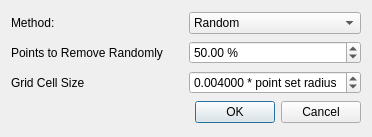
<ui version="4.0" >
 <class>PointSetSimplificationDialog</class>
 <widget class="QDialog" name="PointSetSimplificationDialog" >
  <property name="geometry" >
   <rect>
    <x>0</x>
    <y>0</y>
    <width>372</width>
    <height>137</height>
   </rect>
  </property>
  <property name="windowTitle" >
   <string>Dialog</string>
  </property>
  <layout class="QGridLayout" name="gridLayout" >
   <item row="0" column="0" >
    <widget class="QLabel" name="label" >
     <property name="text" >
      <string>Method:</string>
     </property>
    </widget>
   </item>
   <item row="0" column="1" >
    <widget class="QComboBox" name="m_simplificationMethod" >
     <item>
      <property name="text" >
       <string>Random</string>
      </property>
     </item>
     <item>
      <property name="text" >
       <string>Grid Clustering</string>
      </property>
     </item>
    </widget>
   </item>
   <item row="1" column="0" >
    <widget class="QLabel" name="label_2" >
     <property name="text" >
      <string>Points to Remove Randomly</string>
     </property>
    </widget>
   </item>
   <item row="1" column="1" >
    <widget class="QDoubleSpinBox" name="m_randomSimplificationPercentage" >
     <property name="suffix" >
      <string> %</string>
     </property>
     <property name="decimals" >
      <number>2</number>
     </property>
     <property name="minimum" >
      <double>1.000000000000000</double>
     </property>
     <property name="maximum" >
      <double>100.000000000000000</double>
     </property>
     <property name="singleStep" >
      <double>1.000000000000000</double>
     </property>
     <property name="value" >
      <double>50.000000000000000</double>
     </property>
    </widget>
   </item>
   <item row="2" column="0" >
    <widget class="QLabel" name="label_3" >
     <property name="text" >
      <string>Grid Cell Size</string>
     </property>
    </widget>
   </item>
   <item row="2" column="1" >
    <widget class="QDoubleSpinBox" name="m_gridCellSize" >
     <property name="suffix" >
      <string> * point set radius</string>
     </property>
     <property name="decimals" >
      <number>6</number>
     </property>
     <property name="minimum" >
      <double>0.001000000000000</double>
     </property>
     <property name="maximum" >
      <double>0.010000000000000</double>
     </property>
     <property name="singleStep" >
      <double>0.001000000000000</double>
     </property>
     <property name="value" >
      <double>0.004000000000000</double>
     </property>
    </widget>
   </item>
   <item row="3" column="0" colspan="2" >
    <widget class="QDialogButtonBox" name="buttonBox" >
     <property name="orientation" >
      <enum>Qt::Horizontal</enum>
     </property>
     <property name="standardButtons" >
      <set>QDialogButtonBox::Cancel|QDialogButtonBox::Ok</set>
     </property>
    </widget>
   </item>
  </layout>
 </widget>
 <resources/>
 <connections>
  <connection>
   <sender>buttonBox</sender>
   <signal>accepted()</signal>
   <receiver>PointSetSimplificationDialog</receiver>
   <slot>accept()</slot>
   <hints>
    <hint type="sourcelabel" >
     <x>248</x>
     <y>254</y>
    </hint>
    <hint type="destinationlabel" >
     <x>157</x>
     <y>274</y>
    </hint>
   </hints>
  </connection>
  <connection>
   <sender>buttonBox</sender>
   <signal>rejected()</signal>
   <receiver>PointSetSimplificationDialog</receiver>
   <slot>reject()</slot>
   <hints>
    <hint type="sourcelabel" >
     <x>316</x>
     <y>260</y>
    </hint>
    <hint type="destinationlabel" >
     <x>286</x>
     <y>274</y>
    </hint>
   </hints>
  </connection>
 </connections>
</ui>
